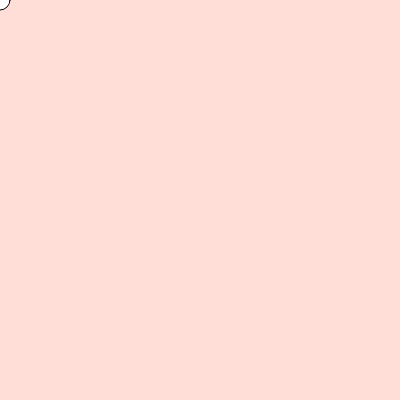
Frame 1 (no input)
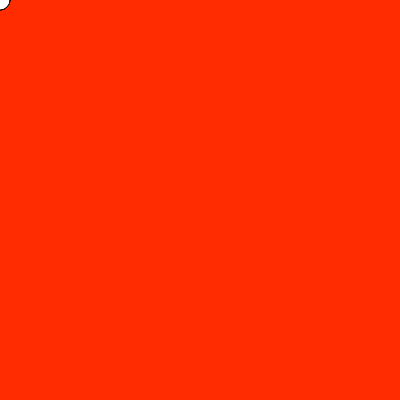
Frame 60 (no input)
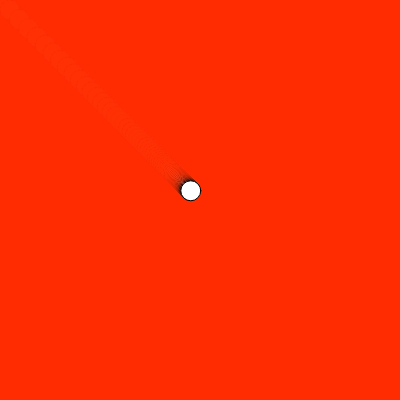
Frame 120 (the mouse pressed at the canvas centre since frame 60)

The p5.js sketch that drew these frames (run headless with seeded random() and noise() and a simulated clock; from frame 60 on, the mouse is pressed at the canvas centre):

// p5.js sketch
// ── sketch.js
///* // Variables stap 6. systeemvars + mouse functions
// branching.

var x = 0;
var y = 0;
var tx = 0;
var ty = 0;
var ease = 0.05;

function setup() {
    createCanvas(400, 400);
}

function draw() {
    background(255, 44, 0, 40);

    var dx = tx - x;
    if (abs(dx) > 1) {
        x += dx * ease;
    }

    var dy = ty - y;
    if (abs(dy) > 1) {
        y += dy * ease;
    }
    ellipse(x, y, 20, 20);

}

function mousePressed() {
    tx = mouseX;
    ty = mouseY;
}


//*/
